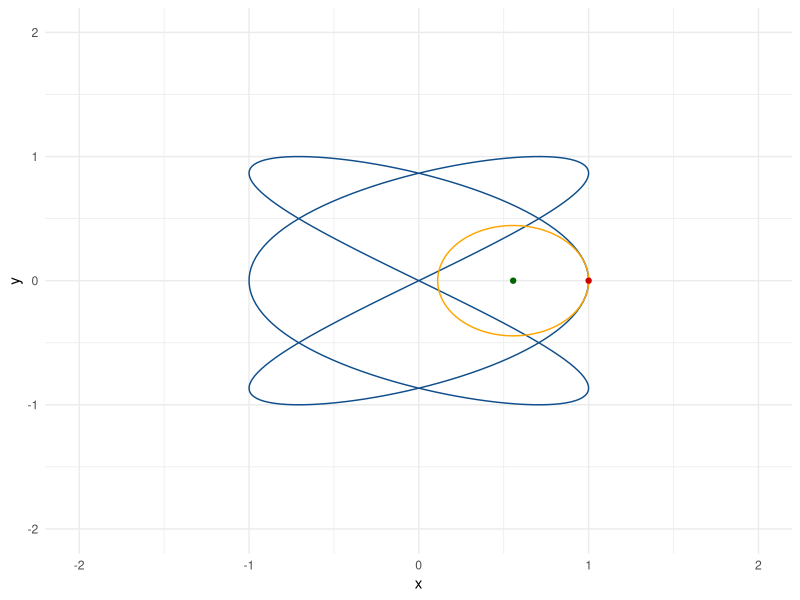

Generate this figure with R:
# __________________________________________________________________________________________________
# 
# autor: Pedro Guarderas
# email: ajusworkopensource@gmail.com
# file: curvature.R
# 
# This program is free software; you can redistribute it and/or modify it under the 
# terms of the GNU General Public License as published by the Free Software Foundation; 
# either version 2 of the License, or (at your option) any later version.
# __________________________________________________________________________________________________

#___________________________________________________________________________________________________
library( ggplot2 )

g<-function( x ) {
  return( c( cos(3*x), sin(2*x) ) )  
}

dg<-function( x ) {
  return( c( -3*sin(3*x), 2*cos(2*x) ) )  
}

d2g<-function( x ) {
  return( c( -9*cos(3*x), 4*sin(2*x) ) )  
}

k<-function( x ) {
  d1<-dg( x )
  d2<-d2g( x )
  nd1<-sum( d1 * d1 )^(3.0/2.0)
  return( ( d1[1] * d2[2] - d1[2] * d2[1] ) / nd1 )
}

R<-function( x ) return( 1.0 / abs( k(x) ) )
C<-function( x) {
  d1<-dg(x)
  d2<-d2g(x)
  n<-sum( d1 * d1 ) / ( d1[1] * d2[2] - d1[2] * d2[1] )
  return( g(x) + n * c( -d1[2], d1[1] ) )
}

n<-300
x<-seq( 0,2*pi,length.out = n)
G<-as.data.frame( t( sapply( x, FUN = g ) ) )
names( G )<-c('x','y')
t<-0.0 * 2 * pi
X<-g( t )
c<-C( t )
r<-R( t )
t<-seq(0,2*pi,length.out = n)
crc<-data.frame( x = r * cos( t ) + c[1],
                 y = r * sin( t ) + c[2] )

p<-ggplot( ) + 
  geom_path( data = G, aes( x = x, y = y ), col = 'dodgerblue4' ) +
  geom_path( data = crc, aes( x = x, y = y ), col = 'orange' ) +
  geom_point( aes( x = c[1], y = c[2] ), col = 'darkgreen' ) +
  geom_point( aes( x = X[1], y = X[2] ), col = 'red3' ) +
  xlim( -2, 2 ) +
  ylim( -2, 2 ) +
  theme_minimal()

plot( p )



